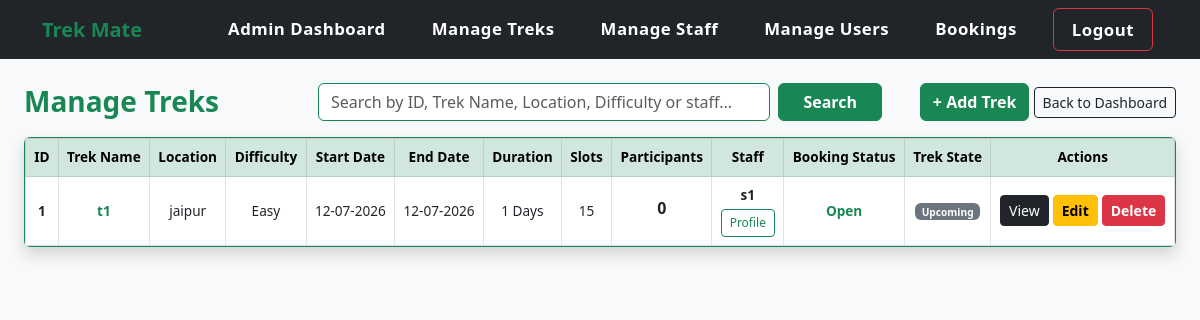
The page /admin/manage_treks (signed in) on the database its author committed.
### app.py (models this page shows)
class Trek(db.Model):
    __tablename__ = 'trekmate_treks'
    id = db.Column(db.Integer, primary_key=True)
    name = db.Column(db.String(100), nullable=False)
    location = db.Column(db.String(100), nullable=False)
    state = db.Column(db.String(50), nullable=False)
    country = db.Column(db.String(50), nullable=False, default='India')
    description = db.Column(db.Text, nullable=True)
    duration = db.Column(db.Integer, nullable=False)
    difficulty = db.Column(db.String(20), nullable=False)
    available_slots = db.Column(db.Integer, nullable=False)
    requested_slots = db.Column(db.Integer, nullable=True)
    price = db.Column(db.Float, nullable=False, default=0.0)
    status = db.Column(db.String(15), nullable=False, default='Upcoming')
    start_date = db.Column(db.Date, nullable=False)
    end_date = db.Column(db.Date, nullable=False)
    staff_id = db.Column(db.Integer, db.ForeignKey('trekmate_staff.id'))
    bookings = db.relationship('Booking', backref='trek', lazy=True)

class User(db.Model):
    __tablename__ = 'trekmate_user'
    id = db.Column(db.Integer, primary_key=True)
    username = db.Column(db.String(60), unique=True, nullable=False)
    email = db.Column(db.String(100), unique=True, nullable=False)
    password = db.Column(db.String(120), nullable=False)
    role = db.Column(db.String(10), nullable=False, default='trekker')
    status = db.Column(db.String(15), default='Active')
    full_name = db.Column(db.String(120))
    phone_number = db.Column(db.String(20), default="")
    gender = db.Column(db.String(10))
    date_of_birth = db.Column(db.Date)
    city = db.Column(db.String(50))
    state = db.Column(db.String(50))
    bio = db.Column(db.Text, default="")
    staff_profile = db.relationship('StaffProfile', backref='user', uselist=False, cascade="all, delete-orphan")
    bookings = db.relationship('Booking', backref='user', lazy=True)

### app.py (the view, shortened to what this page needs)
@app.route("/admin/manage_treks")
def manage_treks():
    if session.get('user_id') == None or session.get('role') != 'admin':
        return redirect(url_for('login'))
    search_query = request.args.get('search', '').strip()
    query = Trek.query
    all_treks = query.all()
    today = date.today()
    return render_template("manage_treks.html", treks=all_treks, today=today, search_query=search_query)

### templates/manage_treks.html (shortened to what this page needs)
{% extends 'base.html' %}
{% block content %}
<div class="row mb-3 align-items-center">
    <div class="col-md-3">
        <h3 class="text-success fw-bold mb-0">Manage Treks</h3>
    </div>
    <div class="col-md-6">
        <form action="{{ url_for('manage_treks') }}" method="GET" class="d-flex">
            <input type="text" name="search" class="form-control border-success me-2" placeholder="Search by ID, Trek Name, Location, Difficulty or staff..." value="{{ search_query }}">
            <button type="submit" class="btn btn-success fw-bold px-4">Search</button>
        </form>
    </div>
    <div class="col-md-3 text-end">
        <a href="{{ url_for('add_trek') }}" class="btn btn-success fw-bold">+ Add Trek</a>
        <a href="{{ url_for('admin_dashboard') }}" class="btn btn-outline-dark btn-sm">Back to Dashboard</a>
    </div>
</div>
<div class="card shadow border-success">
    <div class="card-body p-0 table-responsive">
        {% if treks %}
            <table class="table table-bordered table-hover align-middle text-center mb-0" style="font-size: 0.85rem; white-space: nowrap;">
                <thead class="table-success">
                    <tr>
                        <th>ID</th>
                        <th>Trek Name</th>
                        <th>Location</th>
                        <th>Difficulty</th>
                        <th>Start Date</th>
                        <th>End Date</th>
                        <th>Duration</th>
                        <th>Slots</th>
                        <th>Participants</th>
                        <th>Staff</th>
                        <th>Booking Status</th>
                        <th>Trek State</th>
                        <th>Actions</th>
                    </tr>
                </thead>
                <tbody>
                    {% for trek in treks %}
                    <tr>
                        <td class="fw-bold">{{ trek.id }}</td>
                        <td class="fw-bold text-success">{{ trek.name }}</td>
                        <td>{{ trek.location }}</td>
                        <td>{{ trek.difficulty }}</td>
                        <td>{{ trek.start_date.strftime('%d-%m-%Y') }}</td>
                        <td>{{ trek.end_date.strftime('%d-%m-%Y') }}</td>
                        <td>{{ trek.duration }} Days</td>
                        <td>{{ trek.available_slots }}</td>
                        <td>
                            <h6 class="mb-1 fw-bold">{{ trek.bookings|length }}</h6>
                        </td>
                        <td>
                            {% if trek.staff %}
                                <div class="mb-1 fw-bold text-dark">{{ trek.staff.user.username }}</div>
                                <a href="{{ url_for('staff_profile', staff_id=trek.staff.id) }}" class="btn btn-outline-success btn-sm" style="font-size: 0.75rem;">Profile</a>
                            {% else %}
                                <span class="text-danger">Not Assigned</span>
                            {% endif %}
                        </td>
                        <td class="fw-bold">
                            {% if trek.status == 'Upcoming' and trek.available_slots > 0 %}
                                <span class="text-success fw-bold">Open</span>
                            {% elif trek.status == 'Upcoming' and trek.available_slots == 0 %}
                                <span class="text-danger">Sold Out</span>
                            {% else %}
                                <span class="text-danger">Closed</span>
                            {% endif %}
                        </td>
                        <td>
                            {% if trek.status == 'Upcoming' or trek.status == 'Closed' %}
                                <span class="badge bg-secondary">Upcoming</span>
                            {% elif trek.status == 'Pending Approval' %}
                                <span class="badge bg-warning text-dark">Pending Admin</span>
                            {% elif trek.status == 'Ongoing' %}
                                <span class="badge bg-success">Ongoing</span>
                            {% elif trek.status == 'Completed' %}
                               <span class="badge bg-dark">Completed</span>
                            {% endif %}
                        </td>
                        <td>
                            <div class="d-flex gap-1 justify-content-center">
                                <a href="{{ url_for('trek_details', trek_id=trek.id) }}" class="btn btn-dark btn-sm">View</a>
                                {% if trek.end_date >= today %}
                                    <a href="{{ url_for('edit_trek', trek_id=trek.id) }}" class="btn btn-warning btn-sm fw-bold">Edit</a>
                                {% else %}
                                    <button class="btn btn-secondary btn-sm" disabled>Edit</button>
                                {% endif %}
                                <a href="{{ url_for('delete_trek', trek_id=trek.id) }}"
                                       class="btn btn-danger btn-sm fw-bold"
                                       onclick="return confirm('Are you sure you want to delete this trek?');">Delete</a>
                            </div>
                        </td>
                    </tr>
                    {% endfor %}
                </tbody>
            </table>
        {% else %}
            <div class="alert alert-warning text-center m-3">There is no trek available.</div>
        {% endif %}
    </div>
</div>
{% endblock %}

### rows shown on the page
Trek: id "1", name "t1", location "jaipur", difficulty "Easy", start_date "12-07-2026", end_date "12-07-2026", duration "1", available_slots "15", bookings|length "0", staff.user.username "s1", status "Open"
